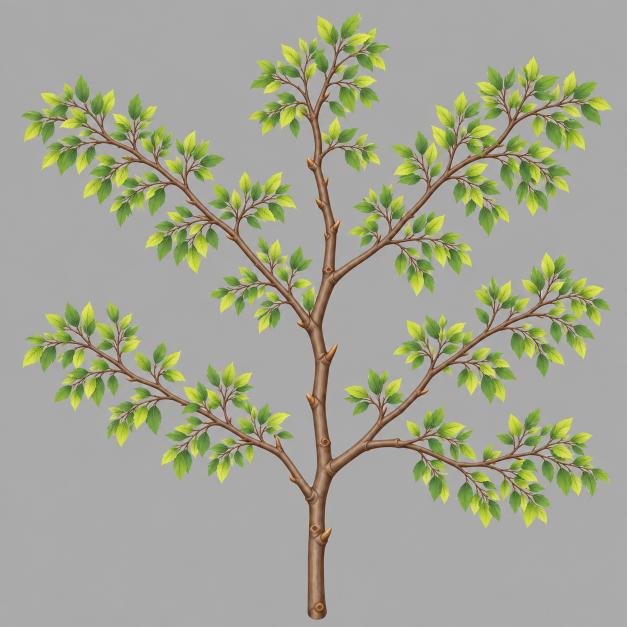
#> input picture assets/meadows/beech-branch-source-rgb-v1.png, 1254 x 1254 px (shown at 1/2 size)
$ python cutout_mips.py ../assets/meadows/beech-branch-source-rgb-v1.png --cutoff 1.0 --output out.png
#> lines starting #> are read from the running program, lines starting #| are printed output that depends on the picture
### tools/asset_pipeline.py
"""Deterministic authored studies. Never reads the game or deploys to it."""
import argparse
import hashlib
import io
import json
from pathlib import Path
import struct
import sys

import numpy as np
from PIL import Image, ImageDraw

ROOT = Path(__file__).resolve().parents[1]
sys.path.insert(0, str(ROOT))


# [27 lines left out: functions safe_destination, safe_file, not called in this run]


def quantize(values):
    return np.rint(np.clip(values, 0, 1) * 255).astype(np.uint8)


# [48 lines left out: functions periodic_rgb, fit_albedo, normal_from_height, not called in this run]


def resize_float(values, size):
    return np.stack([np.asarray(Image.fromarray(values[:, :, c].astype(np.float32)).resize(
        size, Image.Resampling.BOX)) for c in range(values.shape[2])], axis=2)


def mip_chain(image, role, alpha_cutoff=None):
#> called with role = 'albedo'
    if role not in ('albedo', 'normal'):
        raise ValueError('Unsupported texture role')
    if alpha_cutoff is not None:
        from tools.cutout_mips import cutoff_byte
        cutoff_byte(alpha_cutoff)
        if role != 'albedo':
            raise ValueError('alpha_cutoff is supported only for albedo')
    result = [image.convert('RGBA')]
    ordinary = result[0]
    target_coverage = None
    if alpha_cutoff is not None:
        from tools.cutout_mips import preserve_mip_coverage
        threshold = cutoff_byte(alpha_cutoff)
        target_coverage = float((np.asarray(ordinary)[:, :, 3] >= threshold).mean())
    while result[-1].size != (1, 1):
        current = ordinary
        size = max(1, current.width // 2), max(1, current.height // 2)
        values = np.asarray(current, dtype=np.float64) / 255
        if role == 'albedo':
            rgb, alpha = values[:, :, :3], values[:, :, 3:4]
            linear = np.where(rgb <= .04045, rgb / 12.92, ((rgb + .055) / 1.055) ** 2.4)
            small = resize_float(np.concatenate((linear * alpha, alpha), axis=2), size)
            alpha = small[:, :, 3:4]
            linear = small[:, :, :3] / np.maximum(alpha, 1e-8)
            rgb = np.where(linear <= .0031308, linear * 12.92, 1.055 * linear ** (1 / 2.4) - .055)
            values = np.concatenate((rgb, alpha), axis=2)
        else:
            xy = values[:, :, (3, 1)] * 2 - 1
            z = np.sqrt(np.maximum(0, 1 - (xy * xy).sum(axis=2, keepdims=True)))
            xyz = resize_float(np.concatenate((xy, z), axis=2), size)
            xyz /= np.maximum(np.linalg.norm(xyz, axis=2, keepdims=True), 1e-8)
            values = np.ones((size[1], size[0], 4))
            values[:, :, 3] = xyz[:, :, 0] * .5 + .5
            values[:, :, 1] = xyz[:, :, 1] * .5 + .5
        ordinary = Image.fromarray(quantize(values))
        emitted = ordinary
        if alpha_cutoff is not None:
            emitted, _ = preserve_mip_coverage(ordinary, alpha_cutoff, target_coverage)
        result.append(emitted)
#> this loop made 10 passes
#> small on pass 10: [[0.385, 0.395, 0.335, 1]]
#> pass 1, in mip_chain, `linear = np.where(rgb <= .04045, rgb / 12.92, ((rgb + .055) / 1.055) *..`:
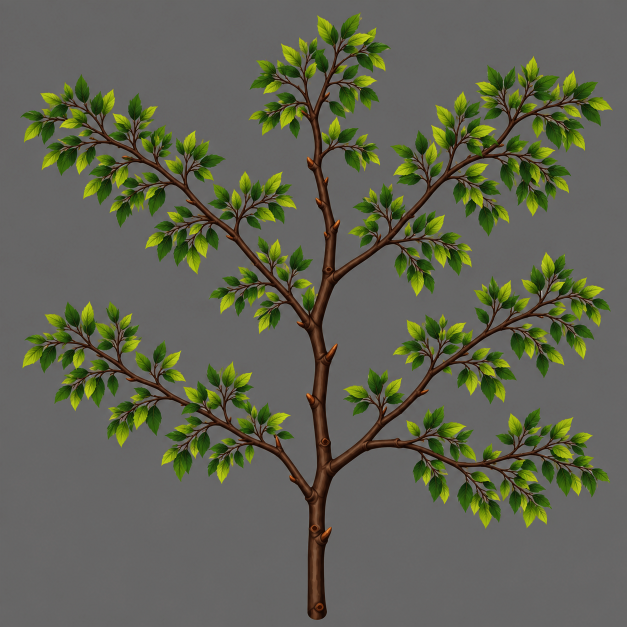
#> linear: shape (1254, 1254, 3) float64 (shown at 1/2 size); mean R, G, B 0.378, 0.387, 0.323
#> after the loop, result = 11 items
    return result


# [35 lines left out: functions bc3_bytes, encode_dds, not called in this run]


def sha256(path):
    return hashlib.sha256(path.read_bytes()).hexdigest()


def encode_unity_dds(mips):
    """Bottom-up BC3 storage for Unity LoadRawTextureData, same tangent signs."""
    return encode_dds([mip.transpose(Image.Transpose.FLIP_TOP_BOTTOM) for mip in mips])


# [98 lines left out: function build, not called in this run]


# [4 lines that do not run on import are left out]

### tools/cutout_mips.py
"""Coverage-preserving alpha adjustment for authored cutout mip chains."""
import argparse
import io
import json
import math
from pathlib import Path
import sys

import numpy as np
from PIL import Image

sys.path.insert(0, str(Path(__file__).resolve().parents[1]))


# [189 lines left out: functions cutoff_byte, _scaled_alpha, _candidate_scales, preserve_cutout_coverage, _decoded_bc3_alpha, preserve_bc3_tail_coverage and 3 more, not called in this run]


if __name__ == '__main__':
    main()
#> (the run stopped early here; a loop or call above may not have finished)
